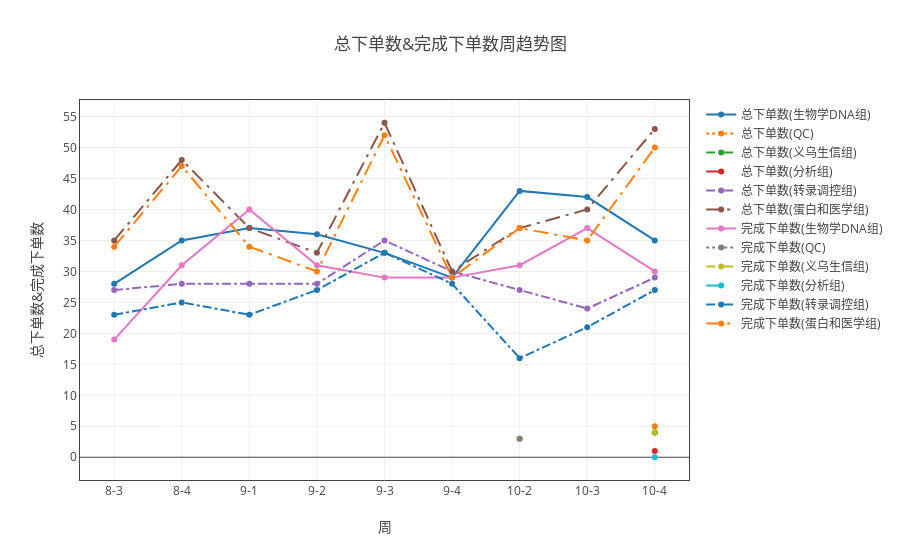

Source (notebook cell):
### Markdown cell above
#### 总下单数和完成下单数

### Code cell
ss=myModule.format(all_dict ,"日期" ,['总下单数', '完成下单数'])
ss.add_group('组别')
tt = myModule.myPlot(myModule.sort_by_index(ss.groupby('sum')))
tt.plot('line')

### Figure 1 — Plotly figure (JSON) as saved in the notebook; plotly's stock layout.template omitted (floating-point values rounded to 4 significant figures)
{"data": [{"line": {"dash": "solid"}, "name": "总下单数(生物学DNA组)", "type": "scatter", "uid": "3d52a48d-dbfd-11e8-8ddb-a41f72875c19", "x": ["8-3", "8-4", "9-1", "9-2", "9-3", "9-4", "10-2", "10-3", "10-4"], "y": [28, 35, 37, 36, 33, 29, 43, 42, 35]}, {"line": {"dash": "dot"}, "name": "总下单数(QC)", "type": "scatter", "uid": "3d52a48e-dbfd-11e8-8ddb-a41f72875c19", "x": ["8-3", "8-4", "9-1", "9-2", "9-3", "9-4", "10-2", "10-3", "10-4"], "y": [null, null, null, null, null, null, 3, null, 5]}, {"line": {"dash": "dash"}, "name": "总下单数(义乌生信组)", "type": "scatter", "uid": "3d52a48f-dbfd-11e8-8ddb-a41f72875c19", "x": ["8-3", "8-4", "9-1", "9-2", "9-3", "9-4", "10-2", "10-3", "10-4"], "y": [null, null, null, null, null, null, null, null, 4]}, {"line": {"dash": "longdash"}, "name": "总下单数(分析组)", "type": "scatter", "uid": "3d52a490-dbfd-11e8-8ddb-a41f72875c19", "x": ["8-3", "8-4", "9-1", "9-2", "9-3", "9-4", "10-2", "10-3", "10-4"], "y": [null, null, null, null, null, null, null, null, 1]}, {"line": {"dash": "dashdot"}, "name": "总下单数(转录调控组)", "type": "scatter", "uid": "3d52a491-dbfd-11e8-8ddb-a41f72875c19", "x": ["8-3", "8-4", "9-1", "9-2", "9-3", "9-4", "10-2", "10-3", "10-4"], "y": [27, 28, 28, 28, 35, 30, 27, 24, 29]}, {"line": {"dash": "longdashdot"}, "name": "总下单数(蛋白和医学组)", "type": "scatter", "uid": "3d52a492-dbfd-11e8-8ddb-a41f72875c19", "x": ["8-3", "8-4", "9-1", "9-2", "9-3", "9-4", "10-2", "10-3", "10-4"], "y": [35, 48, 37, 33, 54, 30, 37, 40, 53]}, {"line": {"dash": "solid"}, "name": "完成下单数(生物学DNA组)", "type": "scatter", "uid": "3d52a493-dbfd-11e8-8ddb-a41f72875c19", "x": ["8-3", "8-4", "9-1", "9-2", "9-3", "9-4", "10-2", "10-3", "10-4"], "y": [19, 31, 40, 31, 29, 29, 31, 37, 30]}, {"line": {"dash": "dot"}, "name": "完成下单数(QC)", "type": "scatter", "uid": "3d52a494-dbfd-11e8-8ddb-a41f72875c19", "x": ["8-3", "8-4", "9-1", "9-2", "9-3", "9-4", "10-2", "10-3", "10-4"], "y": [null, null, null, null, null, null, 3, null, 4]}, {"line": {"dash": "dash"}, "name": "完成下单数(义乌生信组)", "type": "scatter", "uid": "3d52a495-dbfd-11e8-8ddb-a41f72875c19", "x": ["8-3", "8-4", "9-1", "9-2", "9-3", "9-4", "10-2", "10-3", "10-4"], "y": [null, null, null, null, null, null, null, null, 4]}, {"line": {"dash": "longdash"}, "name": "完成下单数(分析组)", "type": "scatter", "uid": "3d52a496-dbfd-11e8-8ddb-a41f72875c19", "x": ["8-3", "8-4", "9-1", "9-2", "9-3", "9-4", "10-2", "10-3", "10-4"], "y": [null, null, null, null, null, null, null, null, 0]}, {"line": {"dash": "dashdot"}, "name": "完成下单数(转录调控组)", "type": "scatter", "uid": "3d52a497-dbfd-11e8-8ddb-a41f72875c19", "x": ["8-3", "8-4", "9-1", "9-2", "9-3", "9-4", "10-2", "10-3", "10-4"], "y": [23, 25, 23, 27, 33, 28, 16, 21, 27]}, {"line": {"dash": "longdashdot"}, "name": "完成下单数(蛋白和医学组)", "type": "scatter", "uid": "3d52a498-dbfd-11e8-8ddb-a41f72875c19", "x": ["8-3", "8-4", "9-1", "9-2", "9-3", "9-4", "10-2", "10-3", "10-4"], "y": [34, 47, 34, 30, 52, 29, 37, 35, 50]}], "layout": {"title": "总下单数&完成下单数周趋势图", "xaxis": {"mirror": "all", "nticks": 20, "showgrid": true, "showline": true, "title": "周", "type": "category", "zeroline": true}, "yaxis": {"mirror": "all", "nticks": 20, "showgrid": true, "showline": true, "title": "总下单数&完成下单数", "zeroline": true}}}
